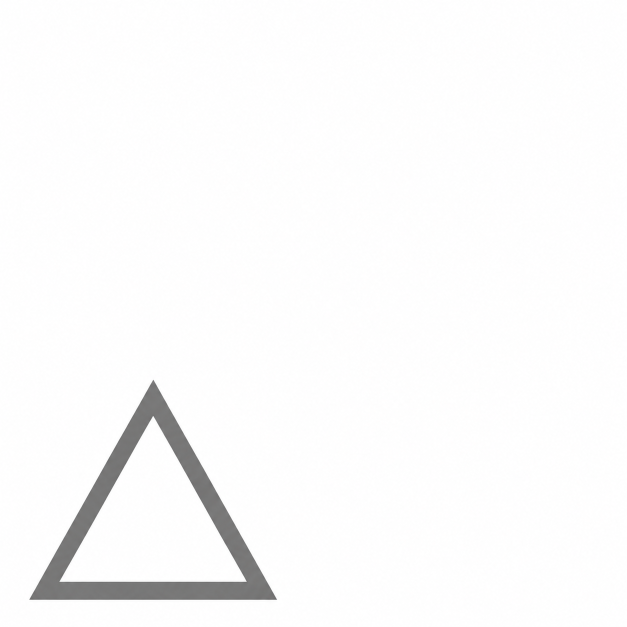
%> input picture 三角形.png, 1254 x 1254 px (shown at 1/2 size)
$ octave untitled2.m   (GNU Octave 9; MATLAB toolbox functions it lacks are replaced by stand-ins)
%> lines starting %> are read from the running program, lines starting %| are printed output that depends on the picture
### createGaussianBlurringOperator.m
function [Op, Op_adj, fftFilter] = createGaussianBlurringOperator(size_I,hsize,sigma)

% Creates a operator for a blurring with a Gaussian kernel of size
% 'hsize' and standard deviation 'sigma'

kernel = fspecial('gaussian', hsize, sigma);

fftFilter = zeros(size_I);
fftFilter(1:size(kernel,1),1:size(kernel,2)) = kernel;

% Center the kernel
fftFilter = circshift(fftFilter,-(size(kernel,1)-1)/2,1);
fftFilter = circshift(fftFilter,-(size(kernel,2)-1)/2,2);

% Precalculate FFT
fftFilter = fftn(fftFilter);
fftFilterC = conj(fftFilter);

% Setup the operators
Op = @(x) ifftn(fftn(reshape(x,size_I)) .* fftFilter);
Op_adj = @(y) ifftn(fftn(reshape(y,size_I)) .* fftFilterC);

end

### richardson_lucy.m
function deconvolved = richardson_lucy(image, otf, num_iters, varargin)

SHOW_PROGRESS = 0;
if nargin > 3
    SHOW_PROGRESS = 1;
end

if SHOW_PROGRESS
    progress = waitbar(0, 'Richardson-Lucy deconvolution progress...');
end
estimate = ones(size(image)) .* mean(image(:));
for i=1:num_iters
    reblurred = real(ifftn(fftn(estimate) .* otf));
    ratio = image ./ (reblurred + 1E-10);
    estimate = estimate .* real(ifftn(fftn(ratio) .* otf));
    if SHOW_PROGRESS
        waitbar(i / num_iters)
    end
end
if SHOW_PROGRESS
    close(progress);
end

deconvolved = estimate;

end

### paraxial_otf.m
function otf = paraxial_otf(n, lambda, numerical_aperture, pixel_size)

resolution  = 0.5 * lambda / numerical_aperture;

image_centre_x = n / 2 + 1;
image_centre_y = n / 2 + 1;

x = (1:n) - image_centre_x;
y = -(1:n) + image_centre_y;
[X, Y] = meshgrid(x, y);

filter_radius = 2 * pixel_size / resolution;
r = sqrt(X.^2 + Y.^2);
r = r / max(x);
v = r / filter_radius;
otf = 2 / pi * (acos(v) - v .* sqrt(1 - v.^2)) .* (r <= filter_radius);
otf = ifftshift(otf);

### untitled2.m
clear all;
clc;
close all;
hsize=37;
max_photons = 100;
num_iter = 30;
pixel_size = 50;
spacing_px = 4;
n = 512;
lambda = 510;
numerical_aperture = 1;
background_level = 0;
left_bg = 0;
mid_bg = 0.05;
right_bg = 0.25;

SAVE_DISPLAY = 1;
USE_GPU = 0;

Q1 = imresize(im2double(rgb2gray(imread('三角形.png'))), [512 512]);
%> Q1: size 512x512 double; min 0.402, max 1.01, mean 0.98
Q2 = imresize(im2double(rgb2gray(imread('正方形.png'))), [512 512]);
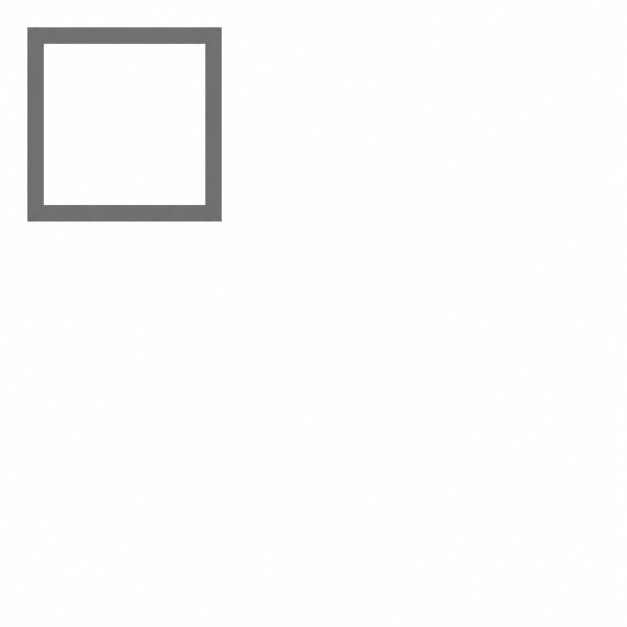
%> input picture 正方形.png, 1254 x 1254 px (shown at 1/2 size)
%> Q2: size 512x512 double; min 0.389, max 1.02, mean 0.98
Q3 = imresize(im2double(rgb2gray(imread('圆形.png'))), [512 512]);
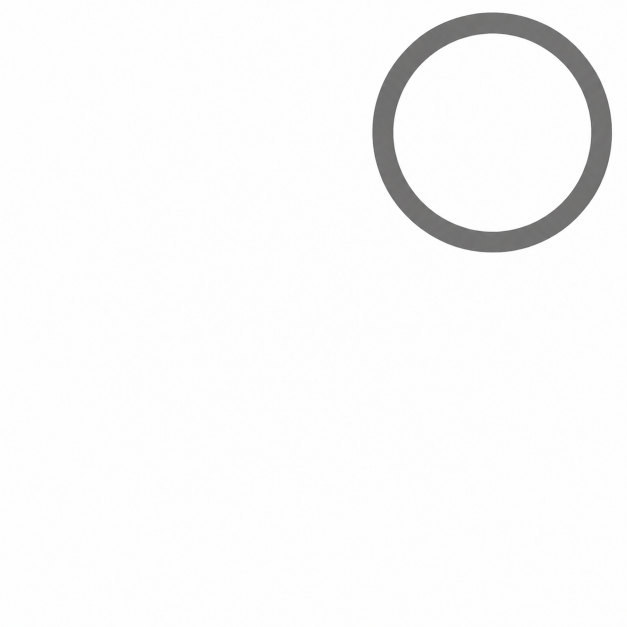
%> input picture 圆形.png, 1254 x 1254 px (shown at 1/2 size)
%> Q3: size 512x512 double; min 0.4, max 1.01, mean 0.973

I = Q1 + Q2 + Q3;
I = mat2gray(I);  % 归一化到 [0,1]，防止亮度过低显示空白
figure;
imshow(I);
title('叠加后的原始图像');
%% Create PSF
otf1 = paraxial_otf(n, lambda, numerical_aperture, pixel_size);


 [Op11, ~, fftFilter11] = createGaussianBlurringOperator(size(I),hsize,2.36);
%> in createGaussianBlurringOperator, `fftFilter(1:size(kernel,1),1:size(kernel,2)) = kernel;`:
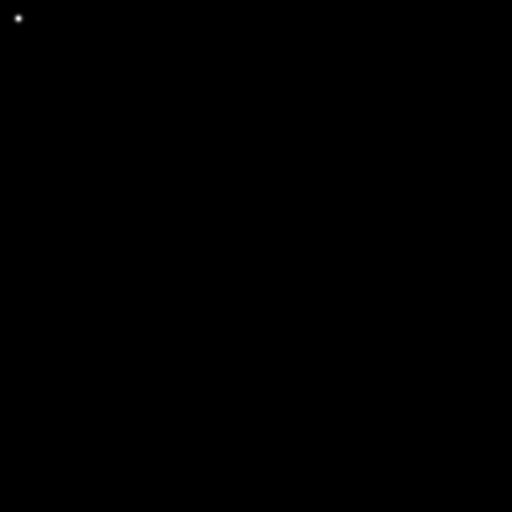
%> fftFilter: size 512x512 double; min 0, max 0.0286, mean 3.81e-06; drawn with min black and max white
[Op12, ~, fftFilter12] = createGaussianBlurringOperator(size(I),hsize,3.55);
[Op13, ~, fftFilter13] = createGaussianBlurringOperator(size(I),hsize,5.97);
[Op21, ~, fftFilter21] = createGaussianBlurringOperator(size(I),hsize,3.37);
[Op22, ~, fftFilter22] = createGaussianBlurringOperator(size(I),hsize,2.29);
[Op23, ~, fftFilter23] = createGaussianBlurringOperator(size(I),hsize,3.44);
[Op31, ~, fftFilter31] = createGaussianBlurringOperator(size(I),hsize,5.72);
[Op32, ~, fftFilter32] = createGaussianBlurringOperator(size(I),hsize,3.25);
[Op33, ~, fftFilter33] = createGaussianBlurringOperator(size(I),hsize,2.27);


I1=Op11(Q1)+Op12(Q2)+Op13(Q3);
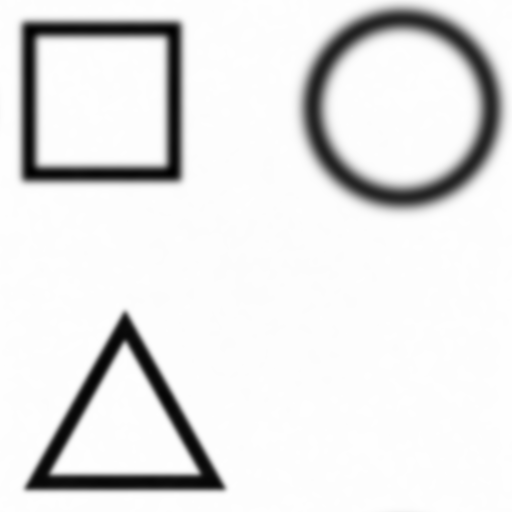
%> I1: size 512x512 double; min 2.44, max 2.99, mean 2.93; drawn with min black and max white
I2=Op21(Q1)+Op22(Q2)+Op23(Q3);
I3=Op31(Q1)+Op32(Q2)+Op33(Q3);
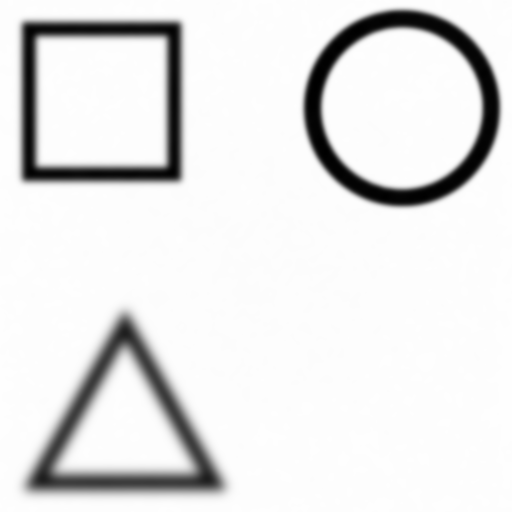
%> I3: size 512x512 double; min 2.43, max 2.99, mean 2.93; drawn with min black and max white
figure;
I1 = mat2gray(I1);
I2 = mat2gray(I2);
I3 = mat2gray(I3);
subplot(1,3,1); imshow(I1, []); title('叠加图像1');
subplot(1,3,2); imshow(I2, []); title('叠加图像2');
subplot(1,3,3); imshow(I3, []); title('叠加图像3');


image = zeros(1536,512);
image(1:512, :)       = I1;
image(513:1024, :)    = I2;
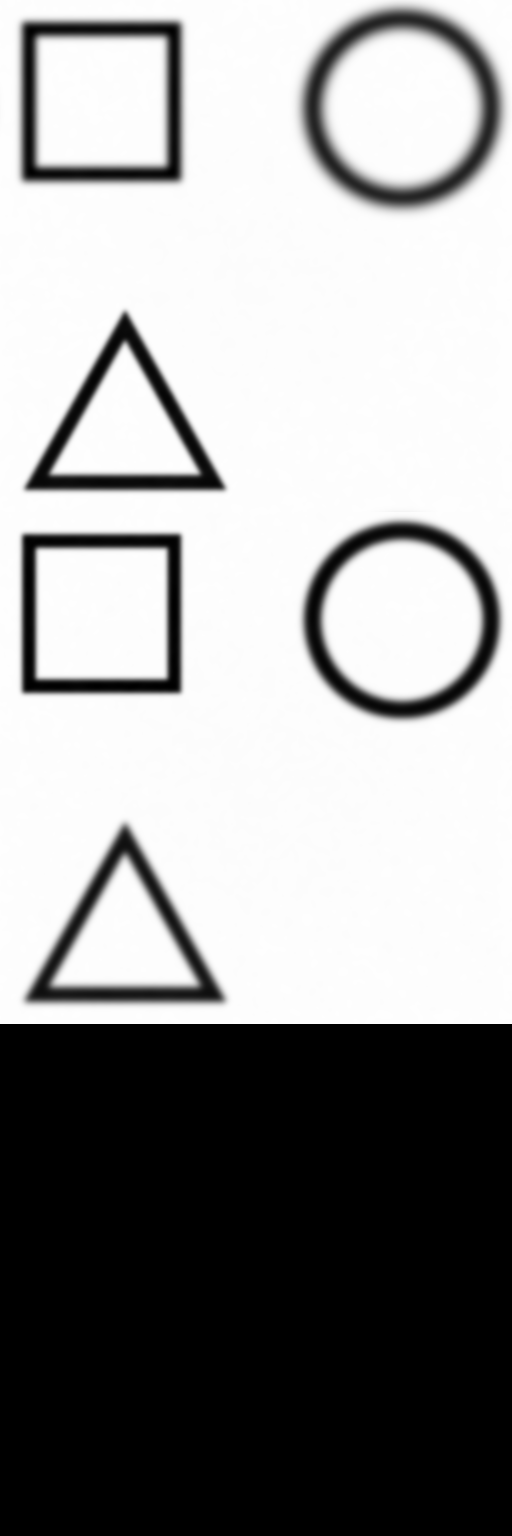
%> image: size 1536x512 double; min 0, max 1, mean 0.6
image(1025:1536, :)   = I3;
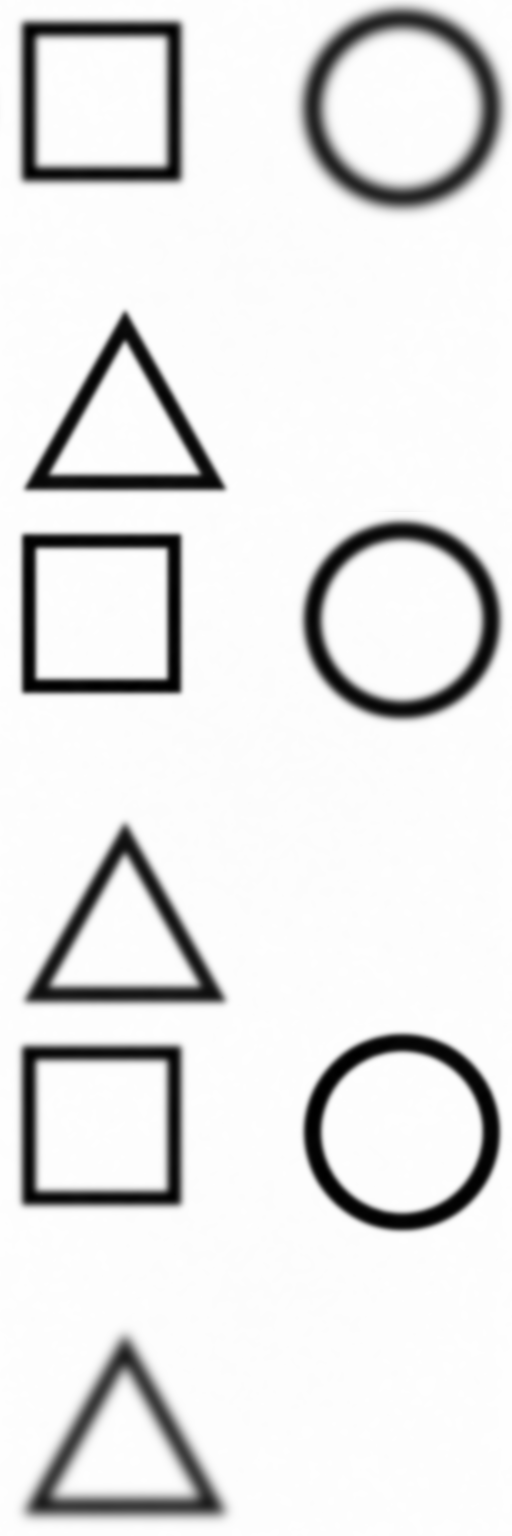
%> image: size 1536x512 double; min 0, max 1, mean 0.9
figure;
imshow(image);

fftFilter = zeros(1536,1536);

fftFilter(1:512,       1:512)       = fftFilter11;
fftFilter(1:512,       513:1024)    = fftFilter12;
fftFilter(1:512,       1025:1536)   = fftFilter13;

fftFilter(513:1024,    1:512)       = fftFilter21;
fftFilter(513:1024,    513:1024)    = fftFilter22;
fftFilter(513:1024,    1025:1536)   = fftFilter23;

fftFilter(1025:1536,   1:512)       = fftFilter31;
fftFilter(1025:1536,   513:1024)    = fftFilter32;
fftFilter(1025:1536,   1025:1536)   = fftFilter33;

field_rl = richardson_lucy(image, fftFilter, num_iter, 1);
%> in richardson_lucy, `estimate = ones(size(image)) .* mean(image(:));`: estimate: size 1536x512 double; every value is 0.9
%> the run ends on the next line
